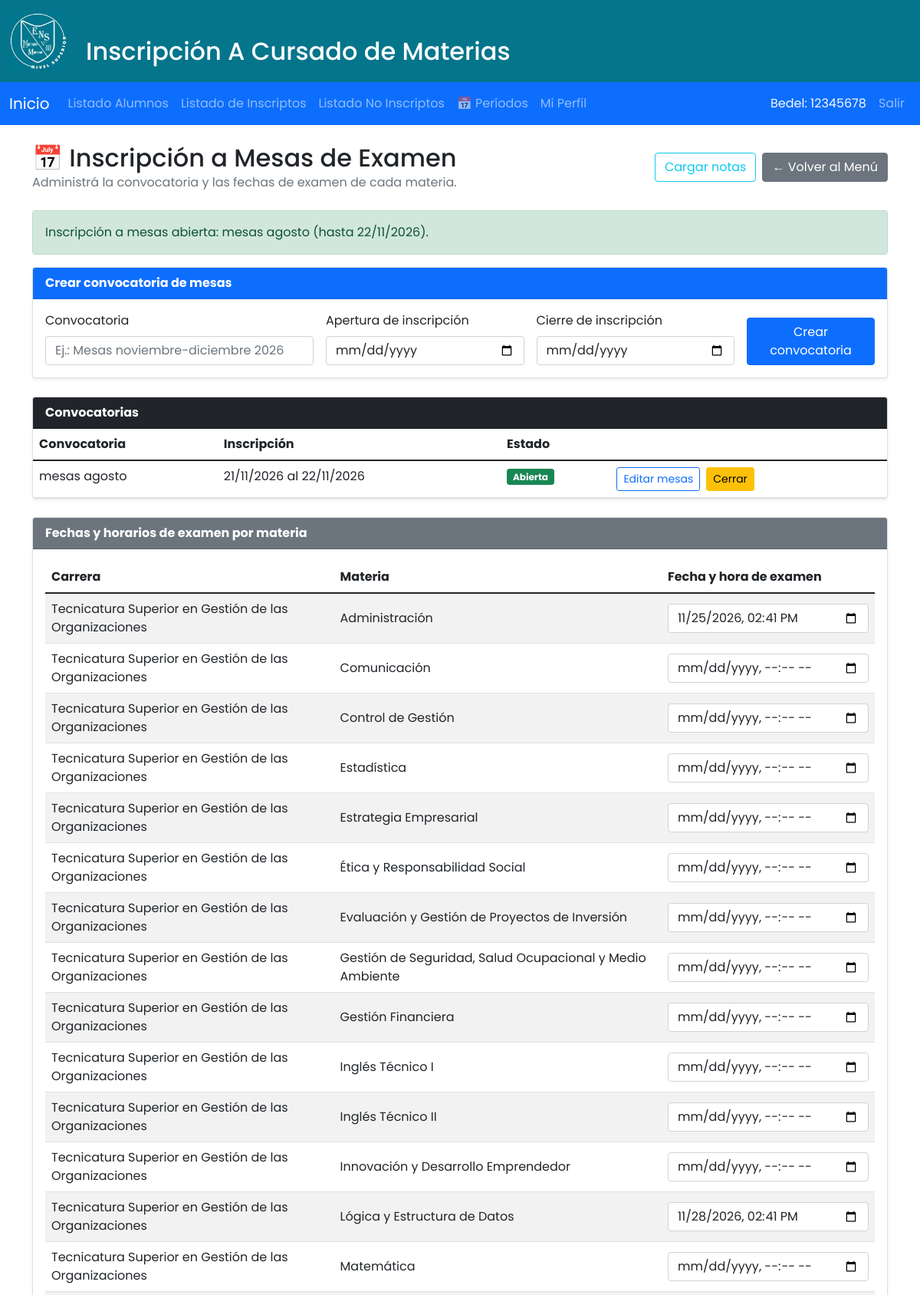
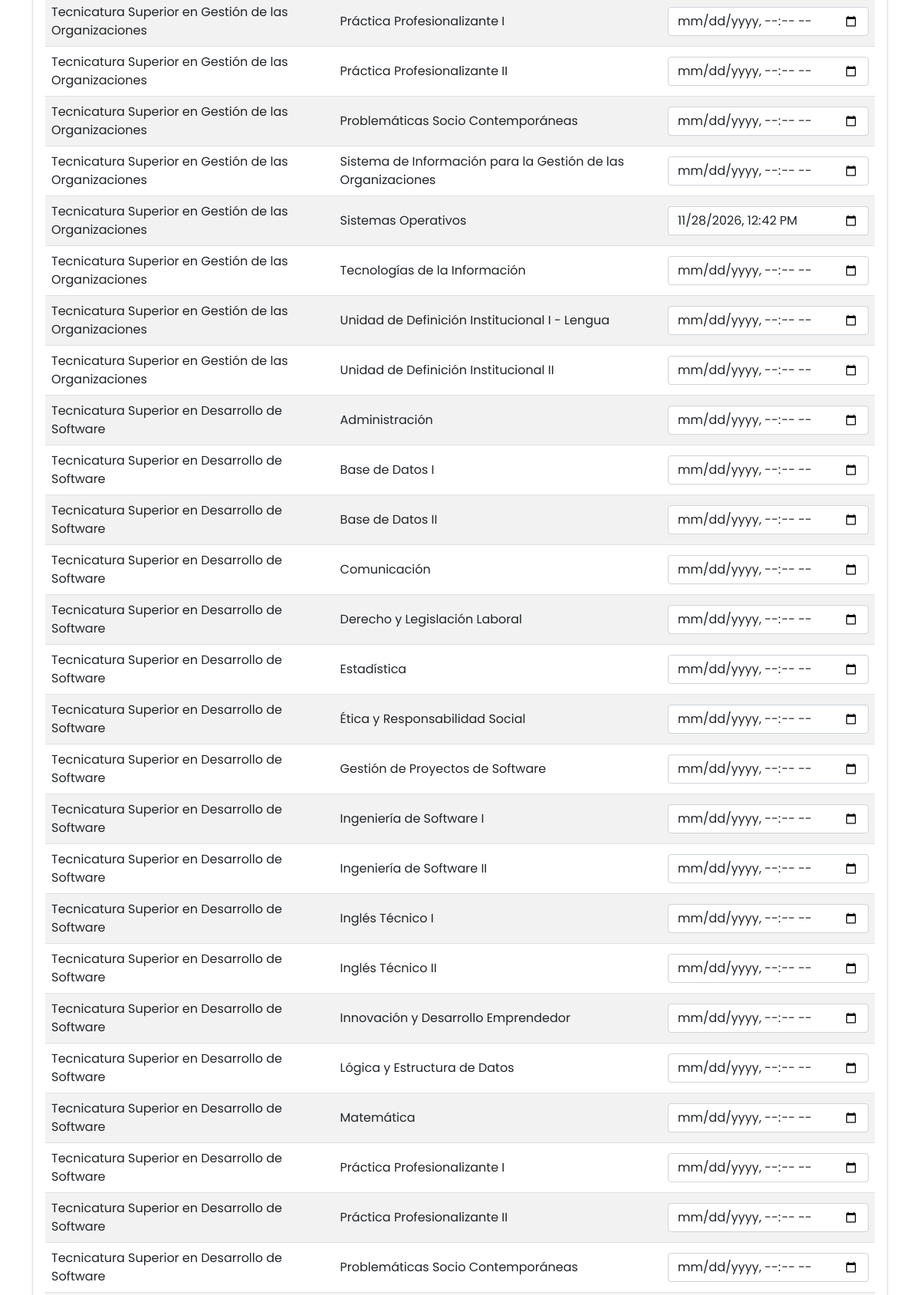
Screenshot of /mesas_bedelia.php (signed in, upper part) with the database file from the repository (2 pictures, top to bottom).
### tables this page shows
CREATE TABLE `periodos_mesas` (
  `idPeriodoMesa` int(11) NOT NULL,
  `descripcion` varchar(150) NOT NULL,
  `fecha_inicio` date NOT NULL,
  `fecha_fin` date NOT NULL,
  `estado` enum('activo','inactivo') NOT NULL DEFAULT 'inactivo'
);

CREATE TABLE `mesas_materias` (
  `idMesa` int(11) NOT NULL,
  `periodo_id` int(11) NOT NULL,
  `carrera_id` int(11) NOT NULL,
  `materia` varchar(255) NOT NULL,
  `fecha_examen` datetime DEFAULT NULL
);

CREATE TABLE `carrera` (
  `idCarrera` int(11) NOT NULL,
  `nombre_Carrera` varchar(150) NOT NULL,
  `descripcion` varchar(30) NOT NULL
);

### mesas_inscripcion.php (called while the page is built, shortened)
<?php
function obtenerPeriodoMesasAbierto(mysqli $conexion): ?array
{
    $stmt = $conexion->prepare(
        "SELECT idPeriodoMesa, descripcion, fecha_inicio, fecha_fin
         FROM periodos_mesas
         WHERE estado = 'activo'
           AND CURDATE() BETWEEN fecha_inicio AND fecha_fin
         ORDER BY idPeriodoMesa DESC
         LIMIT 1"
    );
    $stmt->execute();
    $periodo = $stmt->get_result()->fetch_assoc();
    return $periodo ?: null;
}
?>

### mesas_bedelia.php (the view, shortened to what this page needs)
<?php
require_once __DIR__ . '/conexion.php';
require_once __DIR__ . '/mesas_inscripcion.php';
$periodoSeleccionadoId = (int)($_GET['periodo_id'] ?? 0);
$periodos = [];
$result = $conex->query("SELECT * FROM periodos_mesas ORDER BY idPeriodoMesa DESC");
while ($fila = $result->fetch_assoc()) {
    $periodos[] = $fila;
}
$idsPeriodos = array_map(static function ($periodo) {
    return (int)$periodo['idPeriodoMesa'];
}, $periodos);
if (!in_array($periodoSeleccionadoId, $idsPeriodos, true)) {
    $periodoSeleccionadoId = 0;
    foreach ($periodos as $periodo) {
        if ($periodo['estado'] === 'activo') {
            $periodoSeleccionadoId = (int)$periodo['idPeriodoMesa'];
            break;
        }
    }
}
$mesas = [];
if ($periodoSeleccionadoId > 0) {
    $stmt = $conex->prepare(
        "SELECT m.idMesa, m.carrera_id, m.materia, m.fecha_examen, c.nombre_Carrera
         FROM mesas_materias m
         JOIN carrera c ON c.idCarrera = m.carrera_id
         WHERE m.periodo_id = ?
         ORDER BY m.carrera_id, m.materia"
    );
    $stmt->bind_param("i", $periodoSeleccionadoId);
    $stmt->execute();
    $result = $stmt->get_result();
    while ($fila = $result->fetch_assoc()) {
        $mesas[] = $fila;
    }
}
$periodoAbierto = obtenerPeriodoMesasAbierto($conex);
include('primero.php');
include('header_pagina.php');
?>
<section>
<div class="container mt-4 mb-5">
  <div class="d-flex justify-content-between align-items-center mb-4 flex-wrap gap-2">
    <div>
      <h2 class="mb-0">📅 Inscripción a Mesas de Examen</h2>
      <p class="text-muted mb-0">Administrá la convocatoria y las fechas de examen de cada materia.</p>
    </div>
    <div class="d-flex gap-2 flex-wrap">
      <a href="notas_bedelia.php" class="btn btn-outline-info">Cargar notas</a>
      <a href="inicio_bedelia.php" class="btn btn-secondary">← Volver al Menú</a>
    </div>
  </div>
  <div class="alert <?= $periodoAbierto ? 'alert-success' : 'alert-danger' ?>" role="status">
    <?= $periodoAbierto
        ? 'Inscripción a mesas abierta: ' . htmlspecialchars($periodoAbierto['descripcion']) . ' (hasta ' . date('d/m/Y', strtotime($periodoAbierto['fecha_fin'])) . ').'
        : 'Inscripción a mesas cerrada. No hay una convocatoria activa dentro de sus fechas.' ?>
  </div>
  <div class="card shadow-sm mb-4">
    <div class="card-header bg-primary text-white fw-bold">Crear convocatoria de mesas</div>
    <div class="card-body">
      <form method="POST" class="row g-3">
        <div class="col-12 col-md-4">
          <label for="descripcion" class="form-label">Convocatoria</label>
          <input type="text" id="descripcion" name="descripcion" class="form-control" maxlength="150"
                 placeholder="Ej.: Mesas noviembre-diciembre 2026" required>
        </div>
        <div class="col-6 col-md-3">
          <label for="fecha_inicio" class="form-label">Apertura de inscripción</label>
          <input type="date" id="fecha_inicio" name="fecha_inicio" class="form-control" required>
        </div>
        <div class="col-6 col-md-3">
          <label for="fecha_fin" class="form-label">Cierre de inscripción</label>
          <input type="date" id="fecha_fin" name="fecha_fin" class="form-control" required>
        </div>
        <div class="col-12 col-md-2 d-flex align-items-end">
          <button type="submit" class="btn btn-primary w-100">Crear convocatoria</button>
        </div>
      </form>
    </div>
  </div>
  <div class="card shadow-sm mb-4">
    <div class="card-header bg-dark text-white fw-bold">Convocatorias</div>
    <div class="table-responsive">
      <table class="table table-hover mb-0">
        <thead>
          <tr><th>Convocatoria</th><th>Inscripción</th><th>Estado</th><th></th></tr>
        </thead>
        <tbody>
          <?php if (empty($periodos)): ?>
            <tr><td colspan="4" class="text-center text-muted">Todavía no hay convocatorias de mesas.</td></tr>
          <?php else: ?>
            <?php foreach ($periodos as $periodo): ?>
              <?php
              $estaAbierto = $periodo['estado'] === 'activo'
                  && $periodo['fecha_inicio'] <= date('Y-m-d')
                  && $periodo['fecha_fin'] >= date('Y-m-d');
              ?>
              <tr>
                <td><?= htmlspecialchars($periodo['descripcion']) ?></td>
                <td><?= date('d/m/Y', strtotime($periodo['fecha_inicio'])) ?> al <?= date('d/m/Y', strtotime($periodo['fecha_fin'])) ?></td>
                <td>
                  <?php if ($estaAbierto): ?>
                    <span class="badge bg-success">Abierta</span>
                  <?php elseif ($periodo['estado'] === 'activo'): ?>
                    <span class="badge bg-warning text-dark">Activa, fuera de fechas</span>
                  <?php else: ?>
                    <span class="badge bg-secondary">Inactiva</span>
                  <?php endif; ?>
                </td>
                <td class="d-flex gap-2">
                  <a class="btn btn-sm btn-outline-primary"
                     href="mesas_bedelia.php?periodo_id=<?= (int)$periodo['idPeriodoMesa'] ?>">Editar mesas</a>
                  <form method="POST" class="m-0">
                    <button type="submit" class="btn btn-sm <?= $periodo['estado'] === 'activo' ? 'btn-warning' : 'btn-success' ?>">
                      <?= $periodo['estado'] === 'activo' ? 'Cerrar' : 'Activar' ?>
                    </button>
                  </form>
                </td>
              </tr>
            <?php endforeach; ?>
          <?php endif; ?>
        </tbody>
      </table>
    </div>
  </div>
  <?php if ($periodoSeleccionadoId > 0): ?>
    <div class="card shadow-sm">
      <div class="card-header bg-secondary text-white fw-bold">Fechas y horarios de examen por materia</div>
      <div class="card-body">
        <?php if (empty($mesas)): ?>
          <p class="text-muted mb-0">Esta convocatoria no tiene materias asociadas.</p>
        <?php else: ?>
          <form method="POST">
            <div class="table-responsive">
              <table class="table table-striped align-middle">
                <thead><tr><th>Carrera</th><th>Materia</th><th>Fecha y hora de examen</th></tr></thead>
                <tbody>
                  <?php foreach ($mesas as $mesa): ?>
                    <tr>
                      <td><?= htmlspecialchars($mesa['nombre_Carrera']) ?></td>
                      <td><?= htmlspecialchars($mesa['materia']) ?></td>
                      <td>
                        <input type="datetime-local" class="form-control"
                               name="fecha_examen[<?= (int)$mesa['idMesa'] ?>]"
                               value="<?= $mesa['fecha_examen'] ? date('Y-m-d\TH:i', strtotime($mesa['fecha_examen'])) : '' ?>">
                      </td>
                    </tr>
                  <?php endforeach; ?>
                </tbody>
              </table>
            </div>
          </form>
        <?php endif; ?>
      </div>
    </div>
  <?php endif; ?>
</div>
</section>
</body>
</html>

### css/estilos.css (style rules this page uses)
*::after, *::before, * { margin: 0; padding: 0; box-sizing: border-box; }
html { font-size: 62.5%; }
body { font-family: "Poppins", sans-serif; font-size: 1em; }
html { height: 100%; font-family: "Poppins", sans-serif; font-size: 1em; }
body { display: flex; flex-direction: column; min-height: 100vh; }

### rows the page displays
periodos_mesas: descripcion "mesas agosto", fecha_fin "22/11/2026", fecha_inicio "21/11/2026", estado "Abierta"
mesas_materias: carrera.nombre_Carrera "Tecnicatura Superior en Gestión de las Organizaciones", materia "Administración", fecha_examen "11/25/2026 14:41"
mesas_materias: carrera.nombre_Carrera "Tecnicatura Superior en Gestión de las Organizaciones", materia "Comunicación"
mesas_materias: carrera.nombre_Carrera "Tecnicatura Superior en Gestión de las Organizaciones", materia "Control de Gestión"
mesas_materias: carrera.nombre_Carrera "Tecnicatura Superior en Gestión de las Organizaciones", materia "Estadística"
mesas_materias: carrera.nombre_Carrera "Tecnicatura Superior en Gestión de las Organizaciones", materia "Estrategia Empresarial"
mesas_materias: carrera.nombre_Carrera "Tecnicatura Superior en Gestión de las Organizaciones", materia "Ética y Responsabilidad Social"
mesas_materias: carrera.nombre_Carrera "Tecnicatura Superior en Gestión de las Organizaciones", materia "Evaluación y Gestión de Proyectos de Inversión"
mesas_materias: carrera.nombre_Carrera "Tecnicatura Superior en Gestión de las Organizaciones", materia "Gestión de Seguridad, Salud Ocupacional y Medio Ambiente"
mesas_materias: carrera.nombre_Carrera "Tecnicatura Superior en Gestión de las Organizaciones", materia "Gestión Financiera"
mesas_materias: carrera.nombre_Carrera "Tecnicatura Superior en Gestión de las Organizaciones", materia "Inglés Técnico I"
mesas_materias: carrera.nombre_Carrera "Tecnicatura Superior en Gestión de las Organizaciones", materia "Inglés Técnico II"
mesas_materias: carrera.nombre_Carrera "Tecnicatura Superior en Gestión de las Organizaciones", materia "Innovación y Desarrollo Emprendedor"
mesas_materias: carrera.nombre_Carrera "Tecnicatura Superior en Gestión de las Organizaciones", materia "Lógica y Estructura de Datos", fecha_examen "11/28/2026 14:41"
mesas_materias: carrera.nombre_Carrera "Tecnicatura Superior en Gestión de las Organizaciones", materia "Matemática"
mesas_materias: carrera.nombre_Carrera "Tecnicatura Superior en Gestión de las Organizaciones", materia "Práctica Profesionalizante I"
mesas_materias: carrera.nombre_Carrera "Tecnicatura Superior en Gestión de las Organizaciones", materia "Práctica Profesionalizante II"
mesas_materias: carrera.nombre_Carrera "Tecnicatura Superior en Gestión de las Organizaciones", materia "Problemáticas Socio Contemporáneas"
mesas_materias: carrera.nombre_Carrera "Tecnicatura Superior en Gestión de las Organizaciones", materia "Sistema de Información para la Gestión de las Organizaciones"
mesas_materias: carrera.nombre_Carrera "Tecnicatura Superior en Gestión de las Organizaciones", materia "Sistemas Operativos", fecha_examen "11/28/2026 12:42"
mesas_materias: carrera.nombre_Carrera "Tecnicatura Superior en Gestión de las Organizaciones", materia "Tecnologías de la Información"
mesas_materias: carrera.nombre_Carrera "Tecnicatura Superior en Gestión de las Organizaciones", materia "Unidad de Definición Institucional I - Lengua"
mesas_materias: carrera.nombre_Carrera "Tecnicatura Superior en Gestión de las Organizaciones", materia "Unidad de Definición Institucional II"
mesas_materias: carrera.nombre_Carrera "Tecnicatura Superior en Desarrollo de Software", materia "Administración"
mesas_materias: carrera.nombre_Carrera "Tecnicatura Superior en Desarrollo de Software", materia "Base de Datos I"
mesas_materias: carrera.nombre_Carrera "Tecnicatura Superior en Desarrollo de Software", materia "Base de Datos II"
mesas_materias: carrera.nombre_Carrera "Tecnicatura Superior en Desarrollo de Software", materia "Comunicación"
mesas_materias: carrera.nombre_Carrera "Tecnicatura Superior en Desarrollo de Software", materia "Derecho y Legislación Laboral"
mesas_materias: carrera.nombre_Carrera "Tecnicatura Superior en Desarrollo de Software", materia "Estadística"
mesas_materias: carrera.nombre_Carrera "Tecnicatura Superior en Desarrollo de Software", materia "Ética y Responsabilidad Social"
mesas_materias: carrera.nombre_Carrera "Tecnicatura Superior en Desarrollo de Software", materia "Gestión de Proyectos de Software"
mesas_materias: carrera.nombre_Carrera "Tecnicatura Superior en Desarrollo de Software", materia "Ingeniería de Software I"
mesas_materias: carrera.nombre_Carrera "Tecnicatura Superior en Desarrollo de Software", materia "Ingeniería de Software II"
mesas_materias: carrera.nombre_Carrera "Tecnicatura Superior en Desarrollo de Software", materia "Inglés Técnico I"
mesas_materias: carrera.nombre_Carrera "Tecnicatura Superior en Desarrollo de Software", materia "Inglés Técnico II"
mesas_materias: carrera.nombre_Carrera "Tecnicatura Superior en Desarrollo de Software", materia "Innovación y Desarrollo Emprendedor"
mesas_materias: carrera.nombre_Carrera "Tecnicatura Superior en Desarrollo de Software", materia "Lógica y Estructura de Datos"
mesas_materias: carrera.nombre_Carrera "Tecnicatura Superior en Desarrollo de Software", materia "Matemática"
mesas_materias: carrera.nombre_Carrera "Tecnicatura Superior en Desarrollo de Software", materia "Práctica Profesionalizante I"
mesas_materias: carrera.nombre_Carrera "Tecnicatura Superior en Desarrollo de Software", materia "Práctica Profesionalizante II"
mesas_materias: carrera.nombre_Carrera "Tecnicatura Superior en Desarrollo de Software", materia "Problemáticas Socio Contemporáneas"

### other values shown
$_SESSION["dnibedel"] "12345678"
